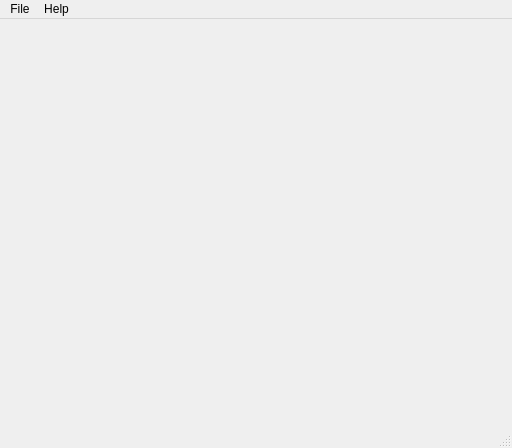
<ui version="4.0" >
 <class>ZSNESMainForm</class>
 <widget class="QMainWindow" name="ZSNESMainForm" >
  <property name="geometry" >
   <rect>
    <x>0</x>
    <y>0</y>
    <width>512</width>
    <height>448</height>
   </rect>
  </property>
  <property name="windowTitle" >
   <string>ZSNES</string>
  </property>
  <widget class="QWidget" name="centralwidget" />
  <widget class="QMenuBar" name="menubar" >
   <property name="geometry" >
    <rect>
     <x>0</x>
     <y>0</y>
     <width>512</width>
     <height>22</height>
    </rect>
   </property>
   <widget class="QMenu" name="menuFile" >
    <property name="title" >
     <string>File</string>
    </property>
    <addaction name="actionOpen" />
    <addaction name="actionExit" />
   </widget>
   <widget class="QMenu" name="menuHelp" >
    <property name="title" >
     <string>Help</string>
    </property>
    <addaction name="actionAbout" />
   </widget>
   <addaction name="menuFile" />
   <addaction name="menuHelp" />
  </widget>
  <widget class="QStatusBar" name="statusbar" />
  <action name="actionOpen" >
   <property name="text" >
    <string>Open</string>
   </property>
  </action>
  <action name="actionExit" >
   <property name="text" >
    <string>Exit</string>
   </property>
  </action>
  <action name="actionAbout" >
   <property name="text" >
    <string>About</string>
   </property>
  </action>
 </widget>
 <resources/>
 <connections/>
</ui>
